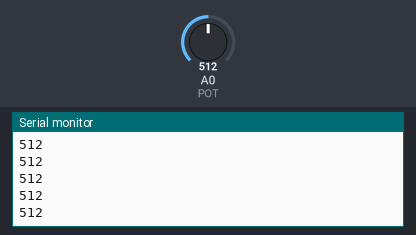
Simulated run of this sketch. Board: Arduino Uno, built with avr-gcc and run on an emulated ATmega328P. Shown: the last lines printed to the serial monitor. The inputs (shaded band) are chosen by the test bench; at power-on: A0 (POT) = 512.

Above: at 1.2 s.
1.3 s: A0 (POT) set to 716
At 2.3 s:
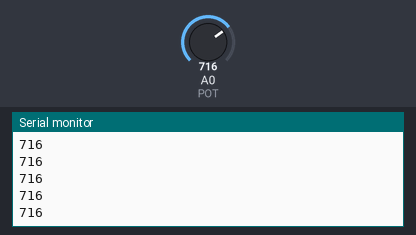
2.8 s: A0 (POT) set to 900
At 3.3 s:
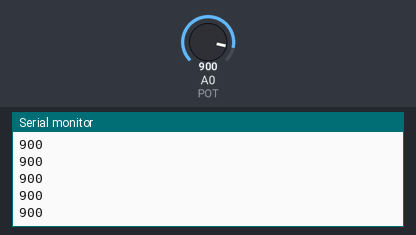
Timing chart, 0 to 5.8 s (numbered marks = the images above; inputs shaded):
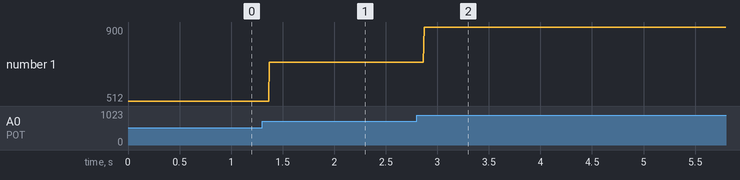

Measured:
- after the input at 1.3 s, the serial monitor: prints a new line after 0.07 s (image 1)
- after the input at 2.8 s, the serial monitor: prints a new line after 0.07 s (image 2)
- plotted number 1: 512 → 716 after the input at 1.3 s, 716 → 900 after the input at 2.8 s

The sketch:

aktivita_3.2.ino
```cpp
const int POT = 0;
void setup() {
pinMode (POT, INPUT);
Serial.begin(9600);
}

void loop() {
Serial.println(analogRead(POT));
}
```
